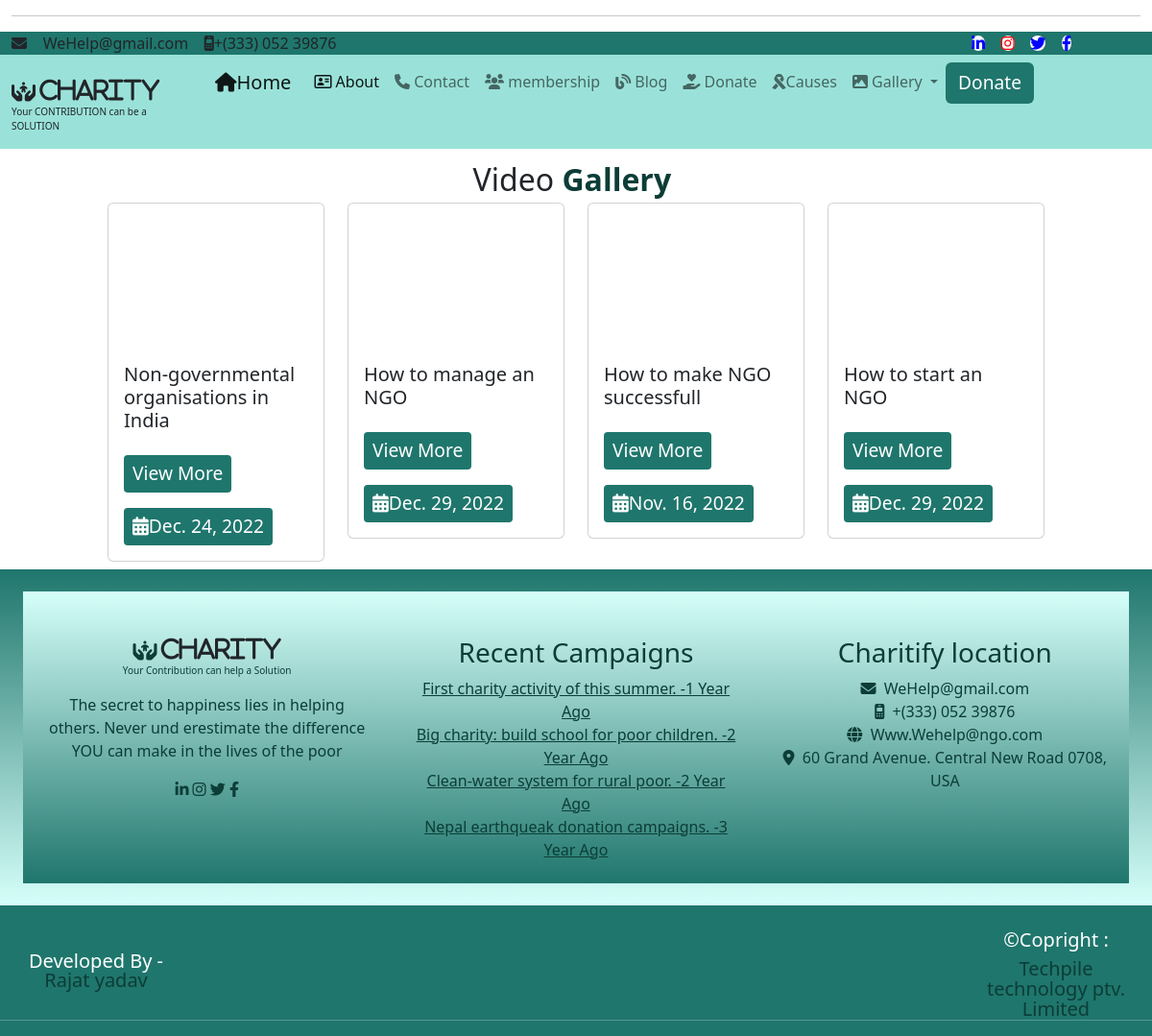
Screenshot of /user/video/ with the database file from the repository.
### user/models.py (models this page shows)
class vgallery(models.Model):
    vlink=models.TextField()
    vdes=models.TextField()
    vtitle=models.CharField(max_length=200)
    vdate=models.DateField()

### user/views.py (the view)
# urls.py: path('video/', views.video),
def video(request):
    data=vgallery.objects.all().order_by('-id')
    myd={"vdata":data}
    return render(request,'user/video.html',myd)

### templates/user/video.html (shortened to what this page needs)
{% extends 'base.html'%}
{% load static %}
{% block x %}
<div class="fs-2 text-center">Video <b class="txt">Gallery
      </b>
</div>
<div class="row">
    <div class="col-sm-1"></div>
    <div class="col-sm-10">
        <div class="row">
            {% for x in vdata %}
            <div class="col-sm-3">
                <div class="card">
                    <iframe class="w-100 img-cart-top"  src="{{x.vlink}}" title="YouTube video player"
                            frameborder="0" allow="accelerometer; autoplay; clipboard-write; encrypted-media; gyroscope; picture-in-picture"
                            allowfullscreen></iframe>
                    <div class="card-body">
                        <h5 class="card-title">{{x.vtitle}}</h5>
                       <a href="/user/details/?msg={{x.id}}" class="btn btn-sm bg-mycolor my-3">View More</a> <br>
                        <span class="btn btn-sm bg-mycolor"><i class="fa-solid fa-calendar-days"></i>{{x.vdate}}</span>
                    </div>
                </div>
            </div>
            {% endfor %}
        </div>
    </div>
    <div class="col-sm-1"></div>
</div>
{% endblock %}

### templates/base.html (style rules this page uses)
.bg-mycolor { background: #1f766c; }
.btn { background-color: #1f766c; color: white; font-size: larger; }
.txt { color: #0c3d37; }

### rows the page displays
vgallery: vtitle "Non-governmental organisations in India", vdate "Dec. 24, 2022"
vgallery: vtitle "How to manage an NGO", vdate "Dec. 29, 2022"
vgallery: vtitle "How to make NGO successfull", vdate "Nov. 16, 2022"
vgallery: vtitle "How to start an NGO", vdate "Dec. 29, 2022"
